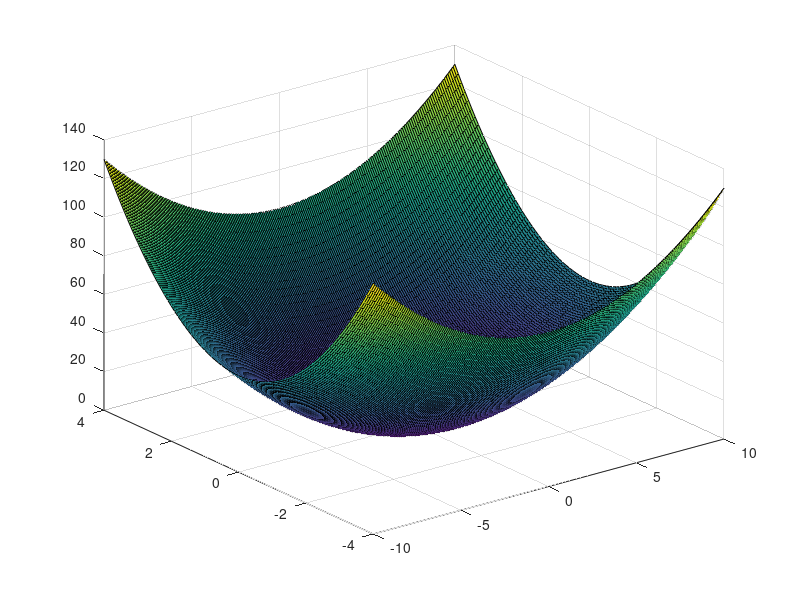
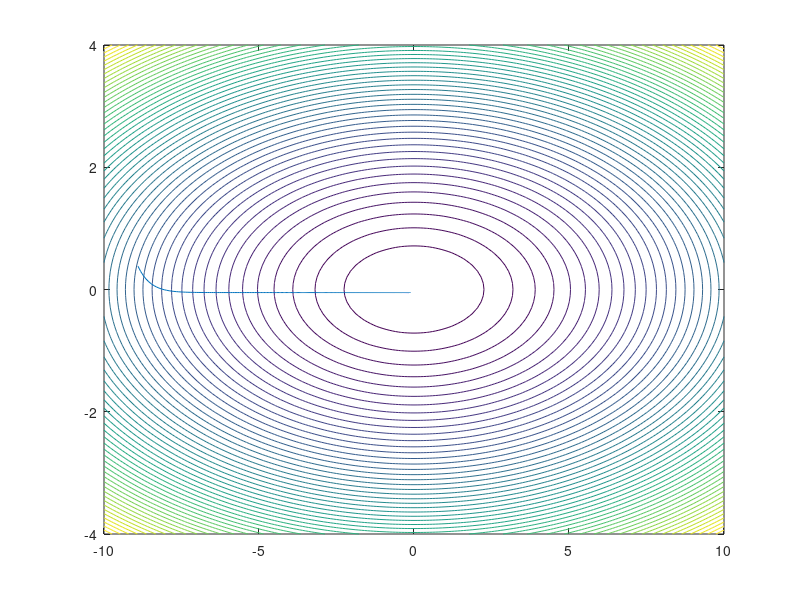

These figures' MATLAB source, in order:
close all
Rangox1=-10:0.1:10;
Rangox2=-4:0.1:4;
[X1,X2]=meshgrid(Rangox1,Rangox2);
Z=0.5*(X1.^2+10*X2.^2);
figure
surf(X1,X2,Z)
%%
close all
clear X1min
clear X2min
alpha = 0.01;
h=0.1;
X1min(1)=20*rand(1)-10;
X2min(1)=8*rand(1)-4;
for i=1:500
    DelX1=(0.5*(X1min(i)+h)^2+10*X2min(i)^2)-(0.5*(X1min(i))^2+10*X2min(i)^2);
    X1min(i+1)=X1min(i)+alpha*(-DelX1/h);
    DelX2=(0.5*(X1min(i))^2+10*(X2min(i)+h)^2)-(0.5*X1min(i)^2+10*X2min(i)^2);
    X2min(i+1)=X2min(i)+alpha*(-DelX2/h);
end
figure
contour(X1,X2,Z,50)
axis([-10 10 -4 4])
hold on
plot(X1min,X2min)
hold off